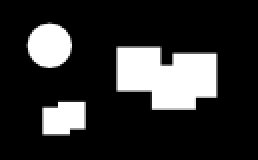
%> input picture vaja1/regions.png, 129 x 80 px (shown 2 times larger)
$ octave vaja1_naloga5e.m   (GNU Octave 9; MATLAB toolbox functions it lacks are replaced by stand-ins)
%> lines starting %> are read from the running program, lines starting %| are printed output that depends on the picture; in (x1, y1, x2, y2) boxes, pixels count from 0 and x2, y2 are one past the last pixel; in counts of white or black regions, pixels touching at a corner belong together; the program's own positions count from 1
pkg load image

I = imread('regions.png');
%> I is the input picture: size 80x129x3 uint8; min 0, max 255, mean 47.2
I = I > 127;
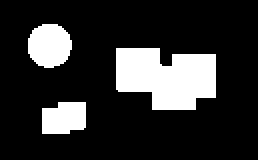
%> I: size 80x129x3 logical (shown 2 times larger); 18.5% white; 3 white regions, box (x1, y1, x2, y2) and area: (58, 24, 108, 55) 1208, (14, 12, 36, 34) 386, (21, 51, 43, 67) 311
I = I(:, :, 1);
%> I: size 80x129 logical; 18.5% white; 3 white regions

figure(1);
s = regionprops(I,'centroid');
%> s = 3 regions; Centroid: [25.3 23.3], [32.6 59.6], [83.9 39.1]
b = regionprops(I,'BoundingBox');
%> b = 3 regions; box (x1, y1, x2, y2): (14, 12, 36, 34), (21, 51, 43, 67), (58, 24, 108, 55)

centroids = cat(1, s.Centroid);
%> centroids = [25.33 23.33; 32.65 59.62; 83.91 39.15]
imshow(I)

hold on

plot(centroids(:,1),centroids(:,2), 'rx')
for i = 1 : length(b)
  rectangle(
    'Position', b(i).BoundingBox,
    'EdgeColor', 'g',
    'LineWidth', 1
  )
end
%> this loop made 3 passes
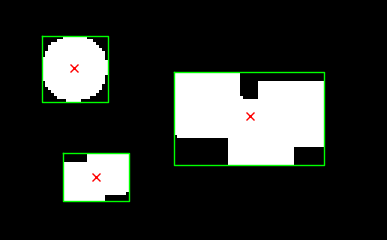
%> figure redrawn from the program's plot data; shown 3 times larger

hold off
